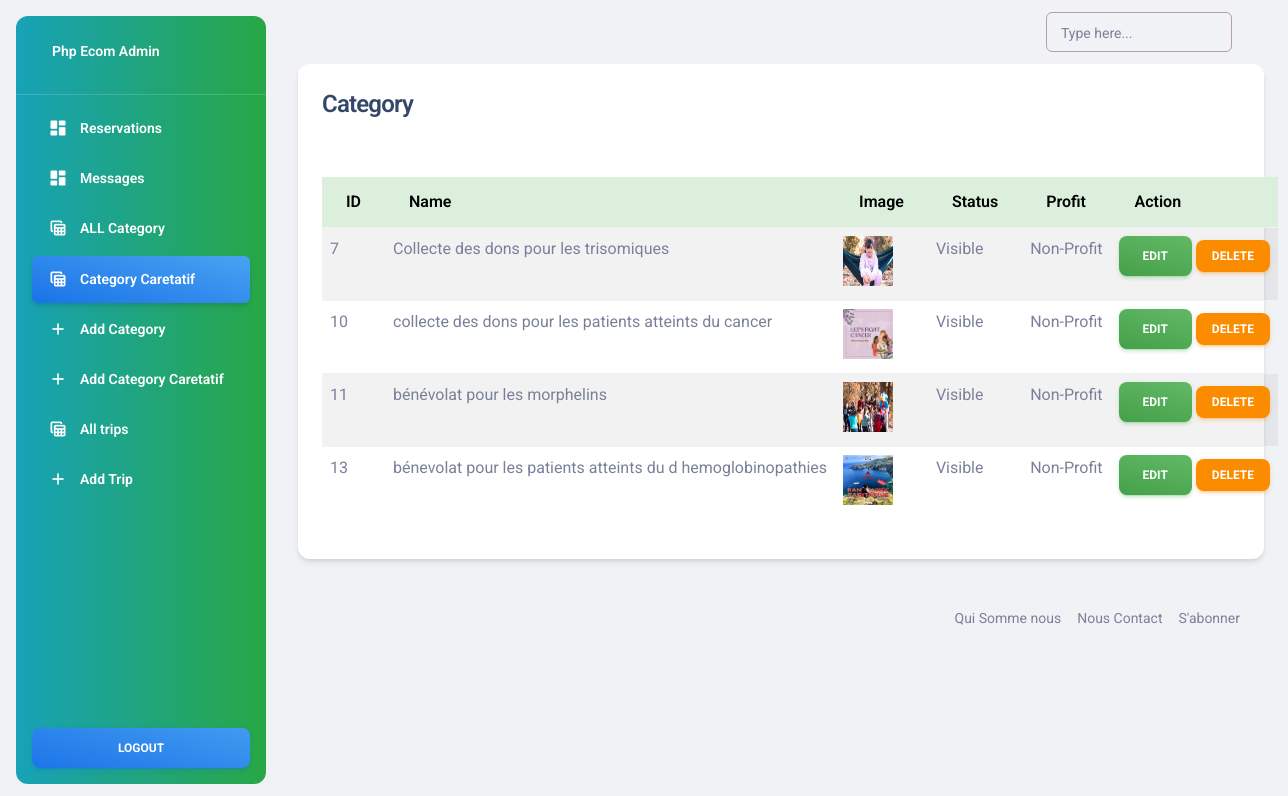
Page /admin/category_c.php (signed in) on the committed database.
### tables this page shows
CREATE TABLE `categories` (
  `id` int(11) NOT NULL,
  `name` varchar(255) DEFAULT NULL,
  `slug` varchar(255) DEFAULT NULL,
  `description` varchar(255) DEFAULT NULL,
  `status` int(11) DEFAULT NULL,
  `image` varchar(255) DEFAULT NULL,
  `created_at` timestamp NOT NULL DEFAULT current_timestamp() ON UPDATE current_timestamp(),
  `is_profit` tinyint(1) NOT NULL DEFAULT 1
);

### functions/myfunctions.php (called while the page is built, shortened)
<?php
include(__DIR__ . '/../config/dbcon.php');
function getNonProfitCategories()
{
    global $con;
    $query = "SELECT * FROM categories WHERE is_profit = 0";
    $result = mysqli_query($con, $query);
    return $result;
}
?>

### admin/category_c.php (the view, shortened to what this page needs)
<?php
include('includes/header.php');
?>
<div class="container">
    <div class="row">
        <div class="col-md-12">
            <div class="card">
                <div class="card-header">
                    <h4>Category</h4>
                </div>
                <div class="card-body" id="category_table">
                    <table class="table table-bordred table-striped table-hover">
                        <thead>
                            <tr class="table-success">
                                <th>ID</th>
                                <th>Name</th>
                                <th>Image</th>
                                <th>Status</th>
                                <th>Profit</th>
                                <th>Action</th>
                            </tr>
                        </thead>
                        <tbody>
                            <?php
                            $category = getNonProfitCategories("categories");
                            if(mysqli_num_rows($category) > 0)
                            {
                                foreach($category as $item)
                                {?>
                                    <tr>
                                        <td><?= $item['id']; ?></td>
                                        <td><?= $item['name']; ?></td>
                                        <td>
                                            <img src="../uploads/<?= $item['image']; ?>" width="50px" height="50px" alt="<?= $item['name'] ?>">
                                        </td>
                                        <td>
                                            <?= $item['status'] == '0' ? "Visible" : "Hidden"?>
                                        </td>
                                        <td>
                                            <?= $item['is_profit'] == '1' ? "Profit" : "Non-Profit"?>
                                        </td>
                                        <td>
                                            <form action="code.php" method="POST">
                                            <a href="edit-category.php?id=<?= $item['id']; ?>" class="btn btn-primary bg-gradient-success">Edit</a>
                                                <button type="submit" class="btn btn-warning btn-sm" name="delete_category_btn">Delete</button>
                                            </form>
                                            </td>
                                    </tr>
                              <?php
                                }
                            }
                            else
                            {
                                echo "No Record Found";
                            }
                            ?>
                        </tbody>
                    </table>
                </div>
        </div>
    </div>
</div>
<?php   include('includes/footer.php');?>

### rows in the picture
categories: id "7", name "Collecte des dons pour les trisomiques", image (picture), status "Visible", is_profit "Non-Profit"
categories: id "10", name "collecte des dons pour les patients atteints du cancer", image (picture), status "Visible", is_profit "Non-Profit"
categories: id "11", name "bénévolat pour les morphelins", image (picture), status "Visible", is_profit "Non-Profit"
categories: id "13", name "bénevolat pour les patients atteints du d hemoglobinopathies", image (picture), status "Visible", is_profit "Non-Profit"
